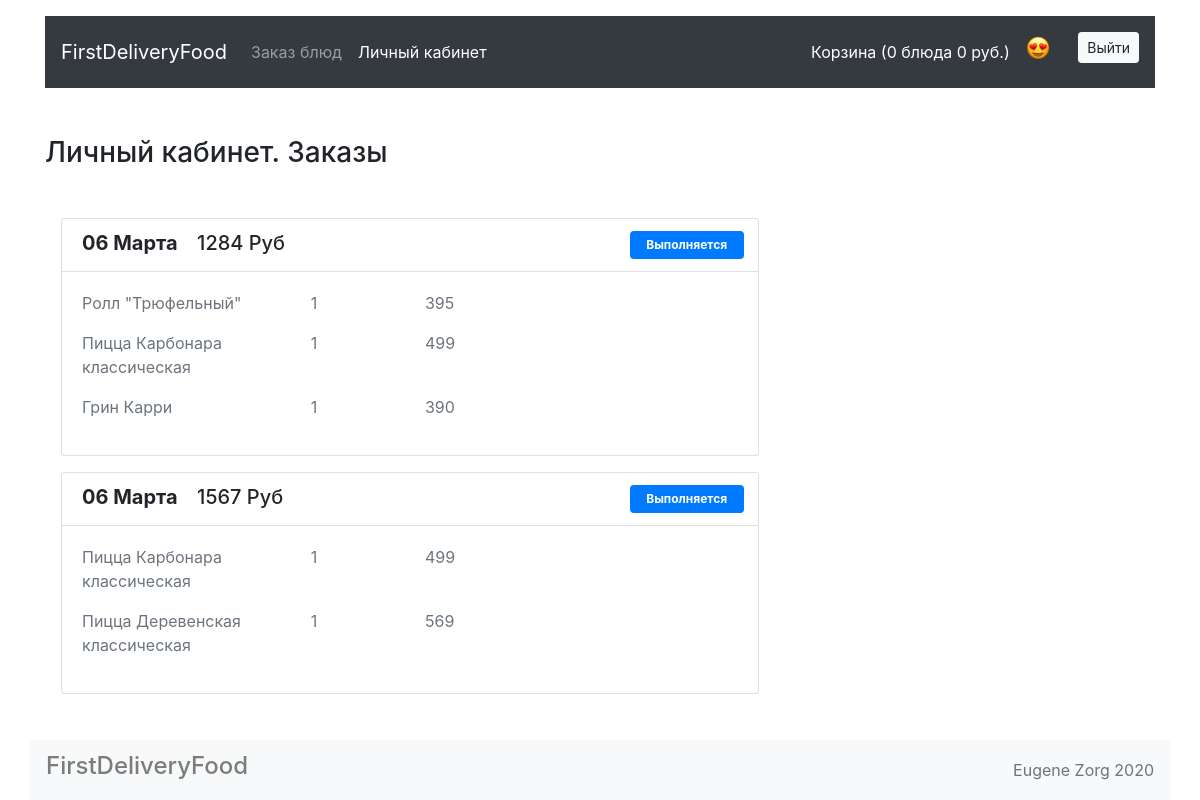
The app's page /account/ (signed in), older data.
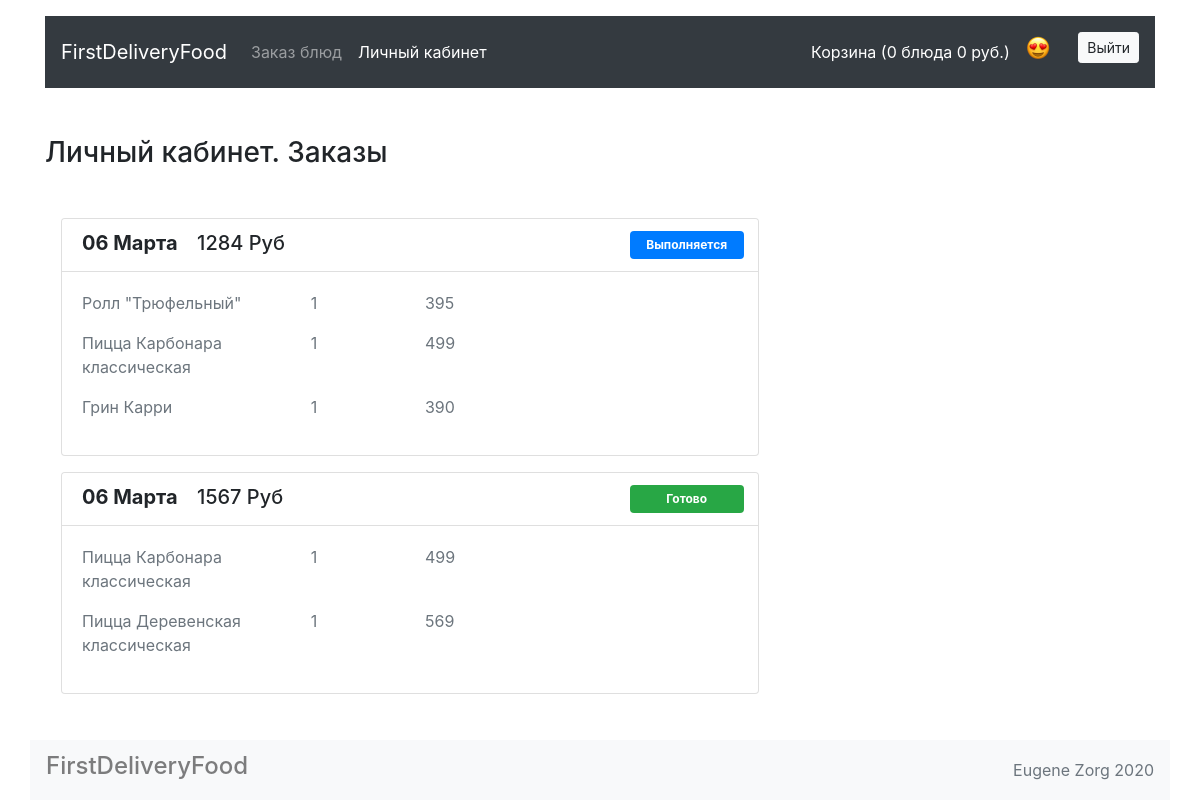
The same page, newer data.
### models.py (models this page shows)
class OrderModel(db.Model):
    __tablename__ = 'orders'
    id = db.Column(db.Integer, primary_key=True)
    date = db.Column(db.DateTime, default=datetime.datetime.now)
    summa = db.Column(db.Integer, nullable=False)
    status = db.Column(db.String(128), default='Выполняется')
    user_id = db.Column(db.Integer, db.ForeignKey('users.id'))
    users = db.relationship('UserModel', back_populates='orders')
    meals = db.relationship('MealModel', secondary=meals_orders_association, back_populates='orders')

### views.py (the view)
@app.route('/account/')
def account():
    if session.get('user_id'):
        user = db.session.query(UserModel).get(session['user_id'])
        return render_template('account.html', orders=user.orders)
    return abort(404,
                 'Вы не авторизированы для доступа к этой странице. Необходимо пройти регистрацию и войти в личный кабинет.')

### app.py (called while the page is built)
def format_datetime(value, format="%d %m"):
    months = {'01': 'Января',
              '02': 'Февраля',
              '03': 'Марта',
              '04': 'Апреля',
              '05': 'Мая',
              '06': 'Июня',
              '07': 'Июля',
              '08': 'Августа',
              '09': 'Сентября',
              '10': 'Октября',
              '11': 'Ноября',
              '12': 'Декабря'}
    """Format a date time to (Default): d Mon YYYY HH:MM P"""
    if value is None:
        return ""
    date, month = value.strftime(format).split()
    value = date + " " + months[month]
    return value

### templates/account.html (shortened to what this page needs)
{% extends 'base.html' %}
{% block content %}
<main class="container">
    <section class="row">
        <div class="col-12 col-lg-8">
            <h1 class="h3 my-5">Личный кабинет. Заказы</h1>
            {% for order in orders %}
            <div class="card m-3">
                <ul class="list-group list-group-flush">
                    <li class="list-group-item">
                        <div class="row">
                            <div class="col-7 col-lg-9">
                                <span class="h5 font-weight-bold">{{ order.date|formatdatetime }}</span>
                                <span class="h5 col-2">{{ order.summa }} Руб</span>
                            </div>
                            <div class="col-3 col-lg-2 ml-5 py-2 badge
                            {% if order.status =='Готово' %} badge-success {% else %} badge-primary {% endif %}
                            text-wrap">{{ order.status }}
                            </div>
                        </div>
                    </li>
                    <div class="card-body">
                        <div class="row">
                            {% for meal in order.meals %}
                            <p class="col-4 text-muted"> {{ meal.title }} </p>
                            <p class="col-2 text-muted"> 1</p>
                            <p class="col-6 text-muted"> {{ meal.price }} </p>
                            {% endfor %}
                        </div>
                    </div>
                </ul>
            </div>
            {% endfor %}
        </div>
    </section>
</main>
{% endblock %}

Row changes from the older to the newer data that the page shows:
changed OrderModel: status "Выполняется" → "Готово"
